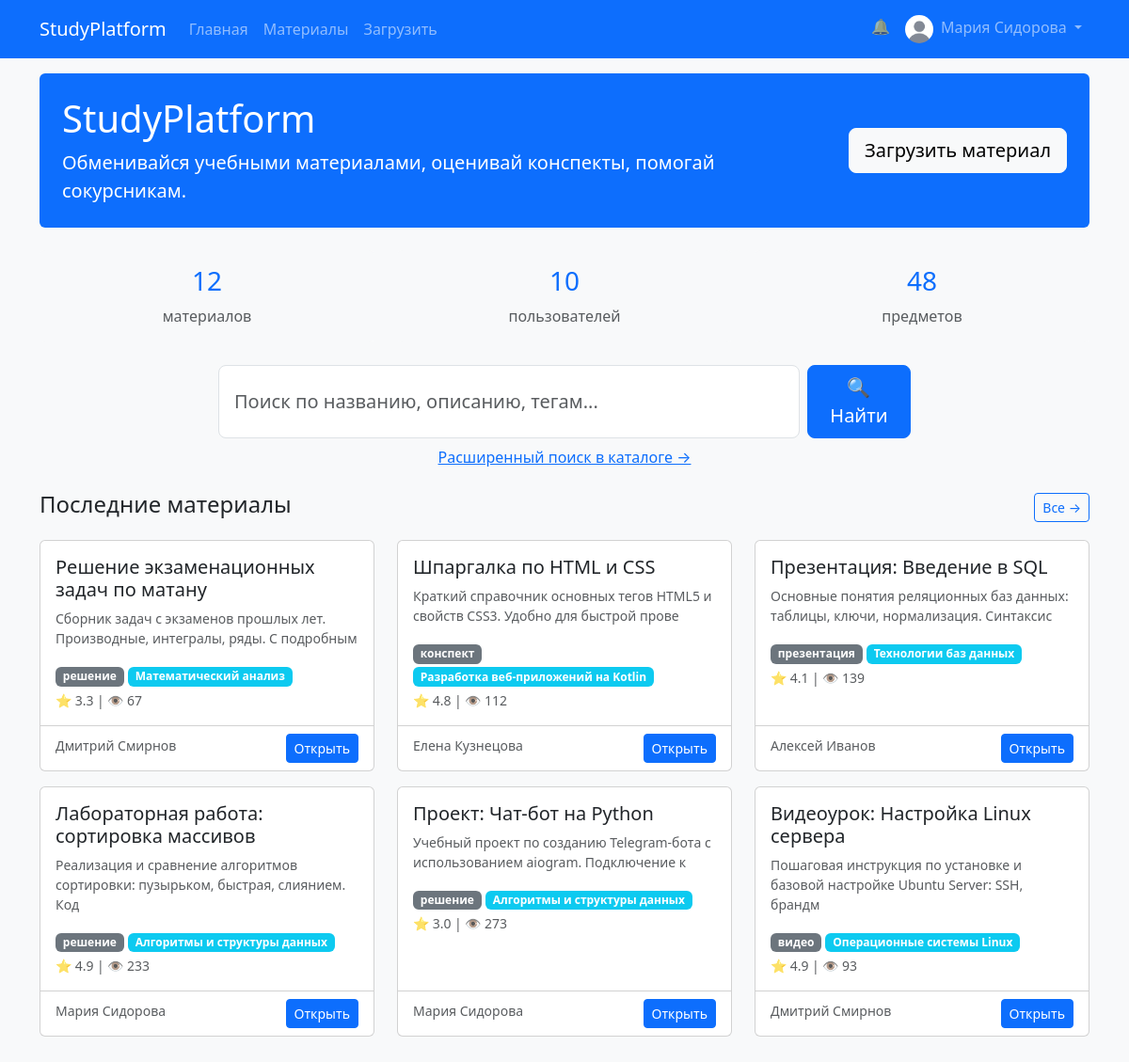
The app's page / (signed in) with its own data.
### app/models.py (models this page shows, shortened)
class User(UserMixin, db.Model):
    id = db.Column(db.Integer, primary_key=True)
    email = db.Column(db.String(100), unique=True, nullable=False)
    password_hash = db.Column(db.String(128))
    full_name = db.Column(db.String(100), nullable=False)
    avatar = db.Column(db.String(200), default='defaults_avatars/default.png')
    role = db.Column(db.String(20), default='student')  # student, teacher, admin
    faculty = db.Column(db.String(100), default='')
    course = db.Column(db.String(10), default='')
    bio = db.Column(db.Text, default='')
    rating = db.Column(db.Float, default=0.0)
    created_at = db.Column(db.DateTime, default=datetime.utcnow)
    materials = db.relationship('Material', backref='author', lazy='dynamic')
    ratings = db.relationship('Rating', backref='user', lazy='dynamic')
    comments = db.relationship('Comment', backref='user', lazy='dynamic')
    favorites = db.relationship('Favorite', backref='user', lazy='dynamic')
    def is_admin(self):
        return self.role == 'admin'

class Material(db.Model):
    id = db.Column(db.Integer, primary_key=True)
    title = db.Column(db.String(200), nullable=False)
    description = db.Column(db.Text)
    type = db.Column(db.String(20))  # 'конспект', 'решение', 'видео', 'презентация'
    file_url = db.Column(db.String(300))  # ссылка или путь к файлу
    user_id = db.Column(db.Integer, db.ForeignKey('user.id'), nullable=False)
    subject_id = db.Column(db.Integer, db.ForeignKey('subject.id'))
    course_id = db.Column(db.Integer)  # или связь с курсом, пока просто число
    views = db.Column(db.Integer, default=0)
    downloads = db.Column(db.Integer, default=0)
    average_rating = db.Column(db.Float, default=0.0)
    created_at = db.Column(db.DateTime, default=datetime.utcnow)
    updated_at = db.Column(db.DateTime, default=datetime.utcnow, onupdate=datetime.utcnow)
    tags = db.relationship('Tag', secondary=material_tags, backref=db.backref('materials', lazy='dynamic'), lazy='dynamic')
    comments = db.relationship('Comment', backref='material', lazy='dynamic')
    ratings = db.relationship('Rating', backref='material', lazy='dynamic')
    favorites = db.relationship('Favorite', backref='material', lazy='dynamic')

class Subject(db.Model):
    id = db.Column(db.Integer, primary_key=True)
    name = db.Column(db.String(100), nullable=False)
    code = db.Column(db.String(20), unique=True)
    faculty = db.Column(db.String(100))
    description = db.Column(db.Text)
    materials = db.relationship('Material', backref='subject', lazy='dynamic')

### app/routes/main.py (the view)
@main_bp.route('/')
def index():
    search = request.args.get('q', '')
    if search:
        return redirect(url_for('materials.browse', q=search))
    latest = Material.query.order_by(Material.created_at.desc()).limit(6).all()
    top_rated = Material.query.filter(Material.ratings.any())\
        .order_by(Material.average_rating.desc()).limit(3).all()
    stats = {
        'materials': Material.query.count(),
        'users': User.query.count(),
        'subjects': Subject.query.count(),
    }
    return render_template('index.html',
                           latest=latest,
                           top_rated=top_rated,
                           stats=stats,
                           search='')

### app/templates/index.html (shortened to what this page needs)
{% extends 'base.html' %}
{% block content %}
<div class="bg-primary text-white rounded p-4 mb-4">
    <div class="row align-items-center">
        <div class="col-md-8">
            <h1>StudyPlatform</h1>
            <p class="lead mb-0">Обменивайся учебными материалами, оценивай конспекты, помогай сокурсникам.</p>
        </div>
        <div class="col-md-4 text-end">
            {% if not current_user.is_authenticated %}
                <a href="{{ url_for('auth.register') }}" class="btn btn-light btn-lg">Присоединиться</a>
            {% else %}
                <a href="{{ url_for('materials.upload') }}" class="btn btn-light btn-lg">Загрузить материал</a>
            {% endif %}
        </div>
    </div>
</div>
<div class="row text-center mb-4">
    <div class="col-md-4">
        <div class="card border-0 bg-light">
            <div class="card-body">
                <h3 class="text-primary">{{ stats.materials }}</h3>
                <p class="text-muted mb-0">материалов</p>
            </div>
        </div>
    </div>
    <div class="col-md-4">
        <div class="card border-0 bg-light">
            <div class="card-body">
                <h3 class="text-primary">{{ stats.users }}</h3>
                <p class="text-muted mb-0">пользователей</p>
            </div>
        </div>
    </div>
    <div class="col-md-4">
        <div class="card border-0 bg-light">
            <div class="card-body">
                <h3 class="text-primary">{{ stats.subjects }}</h3>
                <p class="text-muted mb-0">предметов</p>
            </div>
        </div>
    </div>
</div>
<div class="row mb-4">
    <div class="col-md-8 mx-auto">
        <form action="{{ url_for('main.index') }}" method="GET" class="d-flex">
            <input class="form-control form-control-lg me-2" name="q"
                   placeholder="Поиск по названию, описанию, тегам..." value="{{ search }}">
            <button class="btn btn-primary btn-lg" type="submit">🔍 Найти</button>
        </form>
        <div class="text-center mt-2">
            <a href="{{ url_for('materials.browse') }}">Расширенный поиск в каталоге →</a>
        </div>
    </div>
</div>
<div class="mb-4">
    <div class="d-flex justify-content-between align-items-center mb-3">
        <h4>Последние материалы</h4>
        <a href="{{ url_for('materials.browse', sort='date') }}" class="btn btn-outline-primary btn-sm">Все →</a>
    </div>
    <div class="row">
        {% for material in latest %}
        <div class="col-md-4 mb-3">
            <div class="card h-100">
                <div class="card-body">
                    <h5 class="card-title">{{ material.title }}</h5>
                    <p class="card-text text-muted small">{{ material.description[:80] if material.description else '' }}</p>
                    <span class="badge bg-secondary">{{ material.type }}</span>
                    <span class="badge bg-info">{{ material.subject.name if material.subject }}</span>
                    <div class="mt-1 small text-muted">
                        ⭐ {{ '%.1f' % material.average_rating }} | 👁 {{ material.views }}
                    </div>
                </div>
                <div class="card-footer bg-transparent">
                    <small class="text-muted">{{ material.author.full_name }}</small>
                    <a href="{{ url_for('materials.material_detail', id=material.id) }}" class="btn btn-sm btn-primary float-end">Открыть</a>
                </div>
            </div>
        </div>
        {% else %}
        <p class="text-muted">Пока нет материалов</p>
        {% endfor %}
    </div>
</div>
{% endblock %}

### app/templates/base.html (shortened to what this page needs)
<!DOCTYPE html>
<html lang="ru">
<head>
    <link href="https://cdn.jsdelivr.net/npm/bootstrap@5.3.0/dist/css/bootstrap.min.css" rel="stylesheet">
    <link rel="stylesheet" href="{{ url_for('static', filename='css/style.css') }}">
</head>
<body>
    <nav class="navbar navbar-expand-lg navbar-dark bg-primary">
        <div class="container">
            <a class="navbar-brand" href="{{ url_for('main.index') }}">StudyPlatform</a>
            <div class="collapse navbar-collapse" id="navbarNav">
                <ul class="navbar-nav me-auto">
                    <li class="nav-item">
                        <a class="nav-link" href="{{ url_for('main.index') }}">Главная</a>
                    </li>
                    <li class="nav-item">
                        <a class="nav-link" href="{{ url_for('materials.browse') }}">Материалы</a>
                    </li>
                    {% if current_user.is_authenticated %}
                    <li class="nav-item">
                        <a class="nav-link" href="{{ url_for('materials.upload') }}">Загрузить</a>
                    </li>
                    {% endif %}
                </ul>
                <ul class="navbar-nav">
                    {% if current_user.is_authenticated %}
                    <li class="nav-item">
                        <a class="nav-link position-relative" href="{{ url_for('notifications.list_notifications') }}">
                            🔔
                        </a>
                    </li>
                    <li class="nav-item dropdown">
                        <a class="nav-link dropdown-toggle" href="#" role="button" data-bs-toggle="dropdown">
                            {% set avatar_url = url_for('static', filename='uploads/' + current_user.avatar) if current_user.avatar else 'https://via.placeholder.com/30' %}
                            <img src="{{ avatar_url }}" class="rounded-circle me-1" width="30" height="30" style="object-fit: cover;" onerror="this.src='https://via.placeholder.com/30'">
                            {{ current_user.full_name }}
                        </a>
                    </li>
                    {% endif %}
                </ul>
            </div>
        </div>
    </nav>
    <div class="container mt-3">
        {% block content %}{% endblock %}
    </div>
</body>
</html>

### static/css/style.css (style rules this page uses)
body { background-color: #f8f9fa; }
.card { transition: transform 0.2s; }
.rounded-circle { object-fit: cover; }

### records on screen
User: full_name "Мария Сидорова"
Material: title "Решение экзаменационных задач по матану", description "Сборник задач с экзаменов прошлых лет. Производные, интегралы, ряды. С подробным", type "решение", subject "Математический анализ", average_rating "3.3", views "67", author.full_name "Дмитрий Смирнов"
Material: title "Шпаргалка по HTML и CSS", description "Краткий справочник основных тегов HTML5 и свойств CSS3. Удобно для быстрой прове", type "конспект", subject "Разработка веб-приложений на Kotlin", average_rating "4.8", views "112", author.full_name "Елена Кузнецова"
Material: title "Презентация: Введение в SQL", description "Основные понятия реляционных баз данных: таблицы, ключи, нормализация. Синтаксис", type "презентация", subject "Технологии баз данных", average_rating "4.1", views "139", author.full_name "Алексей Иванов"
Material: title "Лабораторная работа: сортировка массивов", description "Реализация и сравнение алгоритмов сортировки: пузырьком, быстрая, слиянием. Код", type "решение", subject "Алгоритмы и структуры данных", average_rating "4.9", views "233", author.full_name "Мария Сидорова"
Material: title "Проект: Чат-бот на Python", description "Учебный проект по созданию Telegram-бота с использованием aiogram. Подключение к", type "решение", subject "Алгоритмы и структуры данных", average_rating "3.0", views "273", author.full_name "Мария Сидорова"
Material: title "Видеоурок: Настройка Linux сервера", description "Пошаговая инструкция по установке и базовой настройке Ubuntu Server: SSH, брандм", type "видео", subject "Операционные системы Linux", average_rating "4.9", views "93", author.full_name "Дмитрий Смирнов"

### other values on screen
{{ stats.materials }} "12"
{{ stats.users }} "10"
{{ stats.subjects }} "48"
